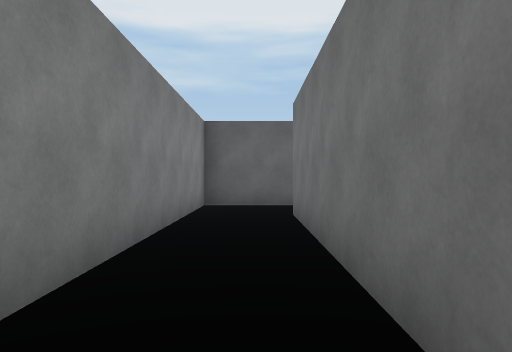
[1] (above)

12 first-person views from a walk through a Unity game level. The camera is 1.3 m above the floor, looks level and sees 70° across. The floor is counted in squares, 2 m on a side. Each view is taken from the middle of a square. On the plan, view 1 faces up. The plan holds only what a view shows up to about 11 squares ahead; the rest is blank. The place goes on beyond the plan. The player character is not drawn.

[2]
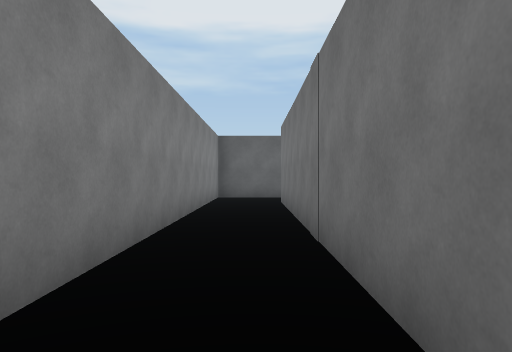

[3]
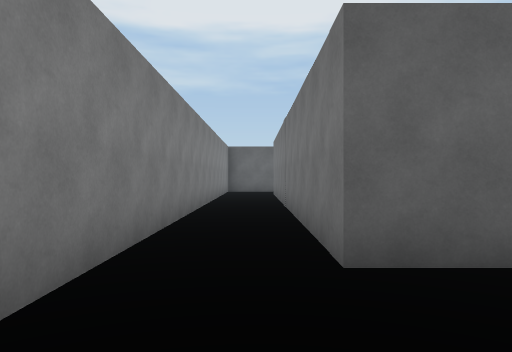

[4]
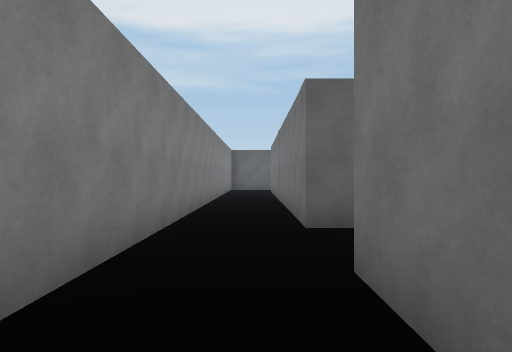

[5]
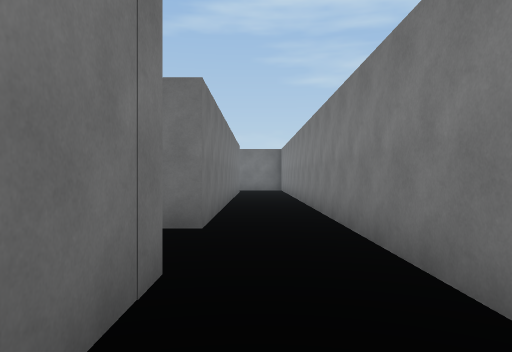

[6]
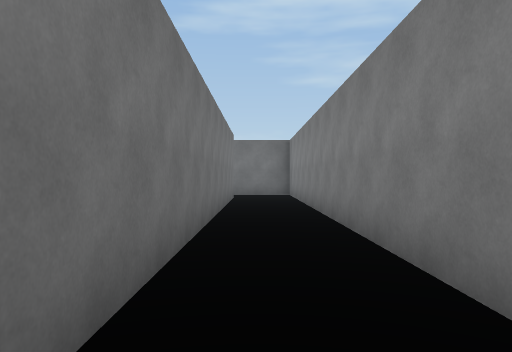

[7]
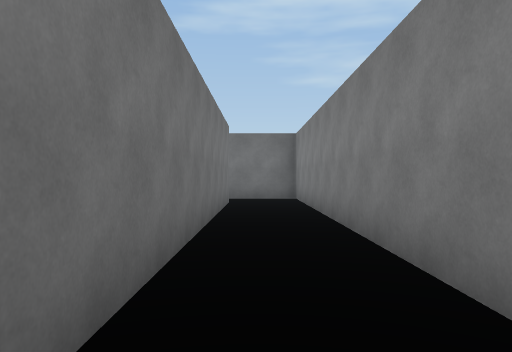

[8]
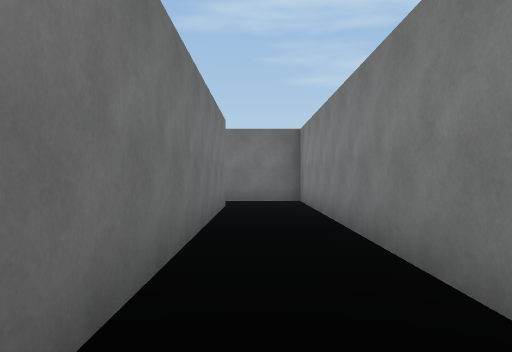

[9]
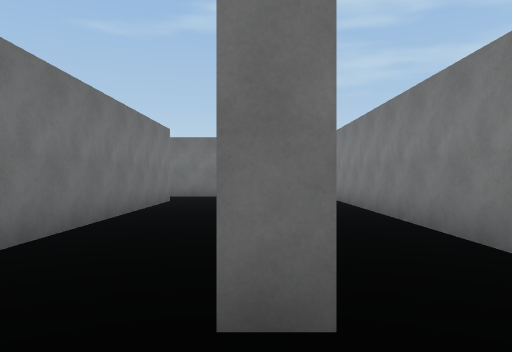

[10]
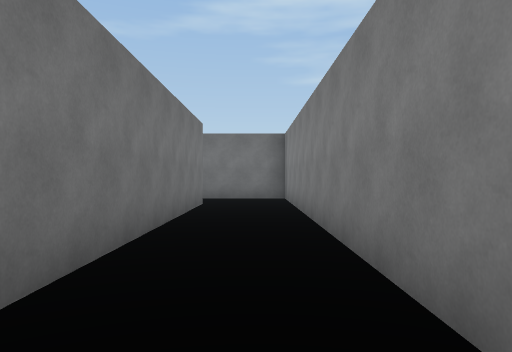

[11]
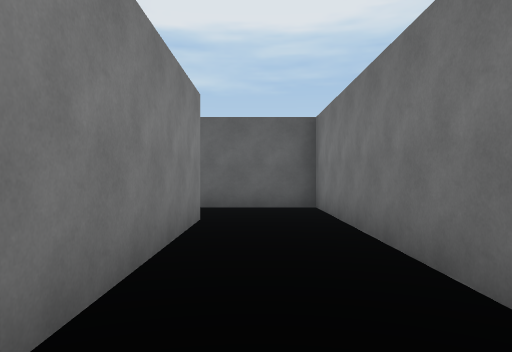

[12]
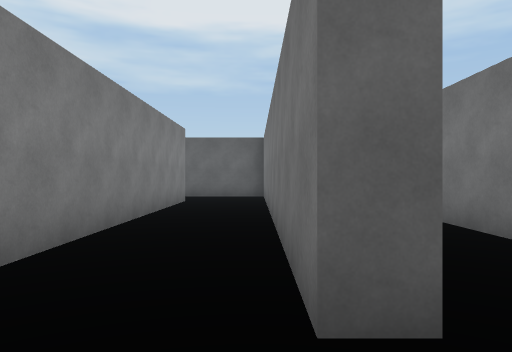

### Floor plan
Points are (right, up) in squares from view 1. A wall is a line through its corners. A room is listed if a view was taken in it or the views show most of it. See-through windows are left out.
Room 1 (views 1, 2, 3, 4, 5, 6, 7, 8, 9)
walls: (0.7, -4.4) (0.7, 6.2); (0.7, -17) (0.7, -6.5) (1.2, -6.5); (0.9, 8.1) (-1.2, 8.1) (-1.2, -18.5) (0.9, -18.5)
ways out: opening at (1, -5.5) to room 2; opening at (1, 7)
Room 2 (views 10, 11, 12)
walls: (3.2, -14.5) (3.2, -4.4) (0.7, -4.4); (1.2, -6.5) (1.2, -16.5) (3.6, -16.5)
ways out: opening at (1, -5.5) to room 1; opening at (3, -15.5)

Positions as (right, up) in squares from view 1, and headings:
1: (0, 0), facing up
2: (0, -3), facing up
3: (0, -7), facing up
4: (0, -9), facing up
5: (0, -2), facing down
6: (0, -6), facing down
7: (0, -8), facing down
8: (0, -9), facing down
9: (1, -5), facing down
10: (2, -6), facing down
11: (2, -12), facing up
12: (3, -16), facing up
